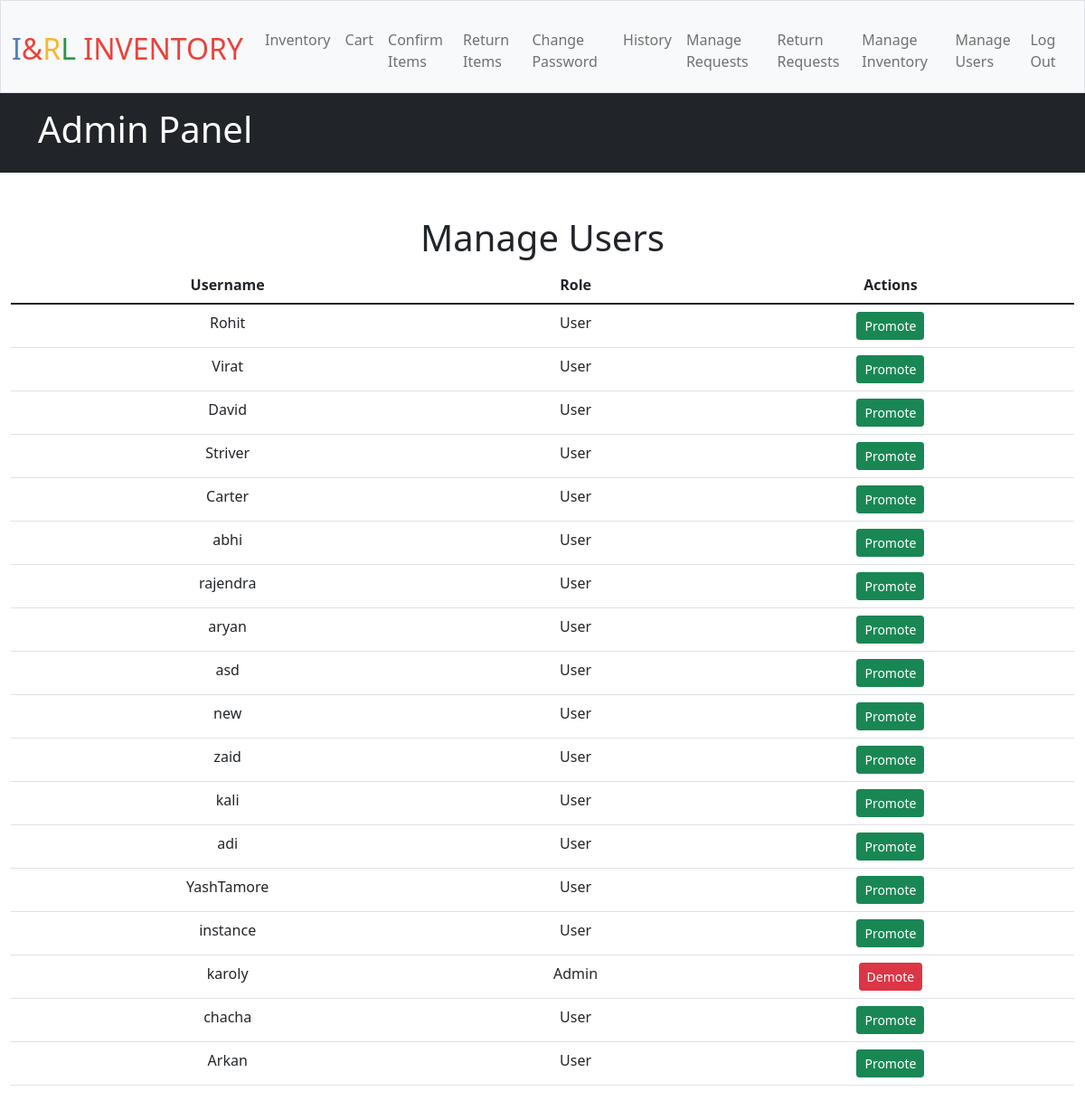
The app's page /admin/users (signed in) with its own data.
### tables this page shows
CREATE TABLE users (id INTEGER PRIMARY KEY AUTOINCREMENT NOT NULL, username TEXT NOT NULL, hash TEXT NOT NULL, is_admin BOOLEAN DEFAULT 0);

### app.py (the view)
@app.route('/admin/users')
@admin_required
def manage_users():
    users = db.execute("SELECT id, username, is_admin FROM users")
    return render_template('manage_users.html', users=users)

### app.py (called while the page is built)
@app.after_request
def after_request(response):
    response.headers["Cache-Control"] = "no-cache, no-store, must-revalidate"
    response.headers["Expires"] = 0
    response.headers["Pragma"] = "no-cache"
    return response

### templates/manage_users.html (shortened to what this page needs)
{% extends "layout.html" %}
{% block main %}
<h1>Manage Users</h1>
<table class="table">
    <thead>
        <tr>
            <th>Username</th>
            <th>Role</th>
            <th>Actions</th>
        </tr>
    </thead>
    <tbody>
        {% for user in users %}
        <tr>
            <td>{{ user['username'] }}</td>
            <td>{{ "Admin" if user['is_admin'] else "User" }}</td>
            <td>
                {% if not user['is_admin'] %}
                <form action="{{ url_for('promote_user', user_id=user['id']) }}" method="POST" style="display:inline;">
                    <button type="submit" class="btn btn-success btn-sm">Promote</button>
                </form>
                {% else %}
                <form action="{{ url_for('demote_user', user_id=user['id']) }}" method="POST" style="display:inline;">
                    <button type="submit" class="btn btn-danger btn-sm">Demote</button>
                </form>
                {% endif %}
            </td>
        </tr>
        {% endfor %}
    </tbody>
</table>
{% endblock %}

### records on screen
users: username "Rohit", is_admin "User"
users: username "Virat", is_admin "User"
users: username "David", is_admin "User"
users: username "Striver", is_admin "User"
users: username "Carter", is_admin "User"
users: username "abhi", is_admin "User"
users: username "rajendra", is_admin "User"
users: username "aryan", is_admin "User"
users: username "asd", is_admin "User"
users: username "new", is_admin "User"
users: username "zaid", is_admin "User"
users: username "kali", is_admin "User"
users: username "adi", is_admin "User"
users: username "YashTamore", is_admin "User"
users: username "instance", is_admin "User"
users: username "karoly", is_admin "Admin"
users: username "chacha", is_admin "User"
users: username "Arkan", is_admin "User"
